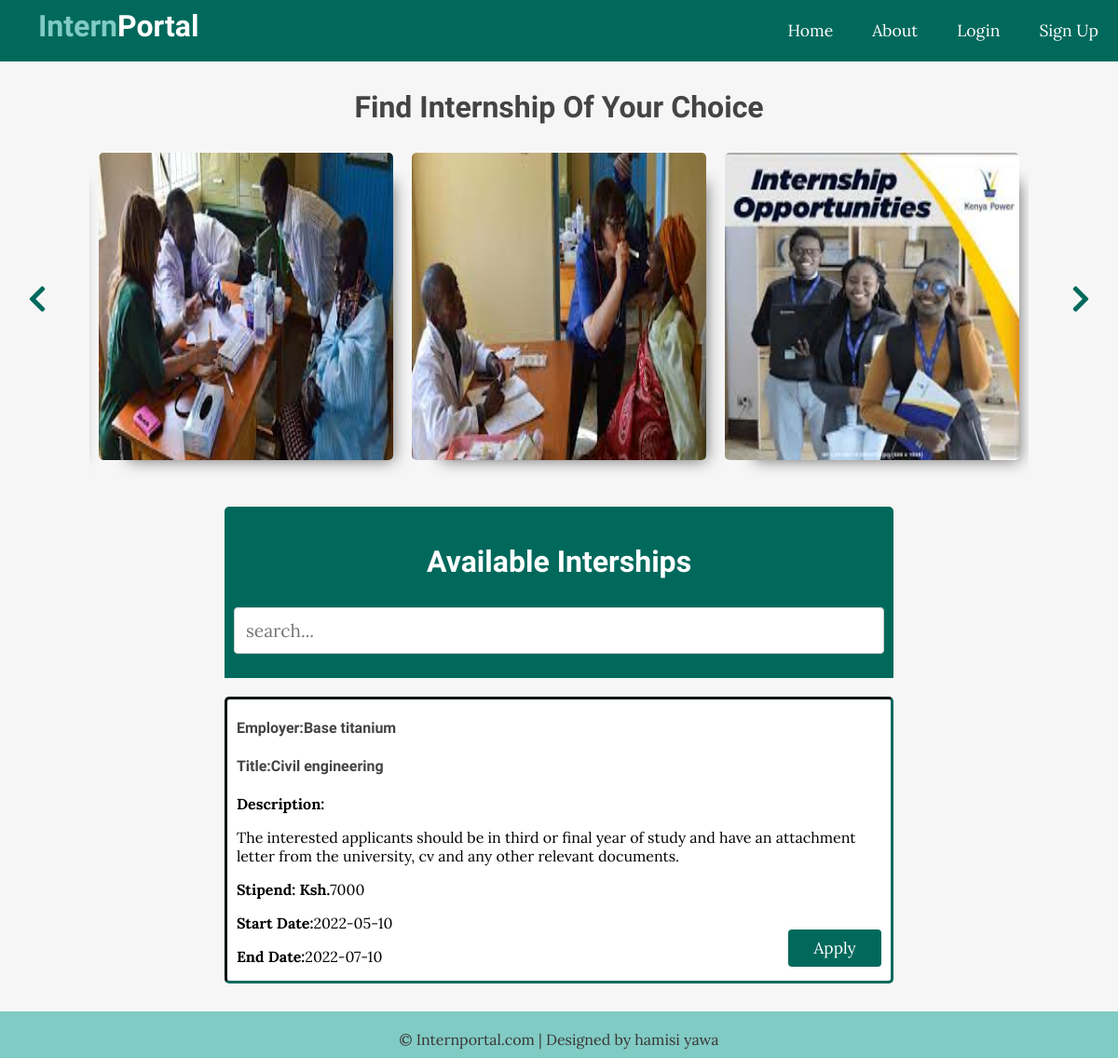
The page / on the database its author committed.
### tables this page shows
CREATE TABLE `posts` (
  `id` int(11) NOT NULL,
  `employer` varchar(100) NOT NULL,
  `title` varchar(100) NOT NULL,
  `description` varchar(250) NOT NULL,
  `stipend` int(50) NOT NULL,
  `start_date` date NOT NULL,
  `end_date` date NOT NULL
);

### app/database/db.php (called while the page is built, shortened)
<?php
require('connect.php');
function executeQuery($sql, $data){
    global $conn;
    $stmt = $conn->prepare($sql);
    $values = array_values($data);
    $types = str_repeat('s', count($values));
    $stmt->bind_param($types, ...$values);
    $stmt ->execute();
    return $stmt;
}
function selectAll($table, $conditions = []){
    global $conn;
    $sql = "select * from $table";
    if(empty($conditions)){
        $stmt = $conn->prepare($sql);
        $stmt ->execute();
        $records = $stmt->get_result()->fetch_all(MYSQLI_ASSOC);
        return $records;
    }else{
       $i = 0;
       foreach($conditions as $key => $value){
           if($i === 0){
            $sql = $sql . " where $key=?";
           }else{
               $sql = $sql . " and $key=?";
            }
          $i++;
       }
       $stmt = executeQuery($sql, $conditions);
       $records = $stmt->get_result()->fetch_all(MYSQLI_ASSOC);
       return $records;
    }
}

### index.php (the view, shortened to what this page needs)
<?php
$posts = array();
$postsTitle = 'Available Interships';
if(isset($_POST['search-term'])){
   $postsTitle = "You searched for '" . $_POST['search-term'] ."'";
   $posts = searchPosts($_POST['search-term']);
}else{
   $posts = selectAll('posts', ['end_date' > 'start_date']);
}
?>
<!DOCTYPE html>
<html lang="en">
<head>
    <link rel="stylesheet" href="https://pro.fontawesome.com/releases/v5.10.0/css/all.css"/>
    <link rel="stylesheet" href="assets/css/style.css">
</head>
<body>
    <?php include(ROOT_PATH. "/app/includes/header.php"); ?>
    <div class="page-wrapper">
      <div class="post-slider clearfix">
         <h1 class="slider-title">Find Internship Of Your Choice</h1>
          <i class="fas fa-chevron-left prev"></i>
          <i class="fas fa-chevron-right next"></i>
           <div class="post-wrapper">
              <div class="post">
                 <img src="assets/images/image1.jpg" alt="" class="slider-image">
              </div>
              <div class="post">
                 <img src="assets/images/image2.jpg" alt="" class="slider-image">
              </div>
              <div class="post">
                 <img src="assets/images/image3.jpg" alt="" class="slider-image">
              </div>
           </div>
      </div>
      <div class="content clearfix">
         <div class="main-content">
            <div class="search">
              <h1 class="recent-internships"><?php echo $postsTitle; ?></h1>
               <form action="index.php" method="post">
                  <input type="text" name="search-term" class="text-input" placeholder="search...">
               </form>
            </div>
            <?php foreach($posts as $post){ ?>
               <div class="post clearfix">
                   <h4><strong>Employer:</strong><?php echo $post['employer']; ?></h4>
                   <h4><strong>Title:</strong><?php echo $post['title']; ?></h4>
                   <p><strong>Description:</strong><?php echo html_entity_decode($post['description']); ?></p>
                   <p><strong>Stipend: Ksh.</strong><?php echo $post['stipend']; ?></p>
                   <p><strong>Start Date:</strong><?php echo $post['start_date']; ?></p>
                   <p><strong>End Date:</strong><?php echo $post['end_date']; ?></p>
                   <a href="<?php echo BASE_URL. "/application.php" ?>" class="btn apply">Apply</a>
              </div>
            <?php } ?>
         </div>
      </div>
   </div>
    <?php include(ROOT_PATH. "/app/includes/footer.php"); ?>
</body>
</html>

### app/includes/header.php (shortened to what this page needs)
<header>
       <div class="logo">
         <h1 class="logo-text"><span>Intern</span>Portal</h1>
       </div>
       <ul class="nav">
           <li><a href="<?php echo BASE_URL. "/index.php" ?>">Home</a></li>
           <li><a href="<?php echo BASE_URL. "/about.php" ?>">About</a></li>
           <?php if(isset($_SESSION['id'])) { ?>
            <li>
              <a href="#">
                  <i class="fa fa-user"></i>
                     <?php echo $_SESSION['username']; ?>
                  <i class="fa fa-chevron-down" style="font-size: .8em;"></i>
               </a>
               <ul>
                  <?php if($_SESSION['admin']) { ?>
                     <li><a href="<?php echo BASE_URL . "/admin/dashboard.php" ?>">Dashboard</a></li>
                  <?php } ?>
                  <li><a href="<?php echo BASE_URL . "/logout.php" ?>" class="logout">Logout</a></li>
               </ul>
            </li>
            <?php } else { ?>
              <li><a href="<?php echo BASE_URL . "/login.php" ?>">Login</a></li>
              <li><a href="<?php echo BASE_URL . "/register.php" ?>">Sign Up</a></li>
            <?php } ?>
       </ul>
    </header>

### app/includes/footer.php
<div class="footer">
      <div class="footer-bottom">
         &copy; Internportal.com | Designed by hamisi yawa
      </div>
   </div>

### assets/css/style.css (style rules this page uses)
* { box-sizing: border-box; }
html,body { height: 100%; padding: 0; margin: 0; background: #f6f6f6; font-family: 'lora' , serif; }
h1, h2, h3, h4, h5, h6 { font-family: 'candal' ,serif; color: #444; }
a { text-decoration: none; color: inherit; }
.clearfix::after { content: ""; display: block; clear: both; }
.btn { padding: .5rem 1rem; background: #00695C; color: white; border: 1px solid transparent; border-radius: .25rem; font-size: 1.08em; font-family: 'lora' , serif; }
.text-input { padding: .7rem 1rem; display: block; width: 100%; border-radius: 5px; border: 1px solid lightgrey; outline: none; color: #444; line-height: 1.5rem; font-size: 1.2em; font-family: 'Lora', serif; }
header { background: #00695C; height: 66px; }
header * { color: white; }
header .logo { float: left; height: inherit; margin-left: 2em; }
header .logo-text { margin: 9px; font-family: 'candal', serif; }
header .logo-text span { color: #80cbc4; }
header ul { float: right; margin: 0; padding: 0; list-style: none; }
header ul li { float: left; position: relative; }
header ul li a { display: block; padding: 21px; font-size: 1.1em; text-decoration: none; }
.page-wrapper { min-height: 100%; }
.post-slider { position: relative; }
.post-slider .slider-title { text-align: center; margin: 30px auto; }
.post-slider .next { position: absolute; top: 50%; right: 30px; font-size: 2em; color: #00695C; cursor: pointer; }
.post-slider .prev { position: absolute; top: 50%; left: 30px; font-size: 2em; color: #00695C; cursor: pointer; }
.post-slider .post-wrapper { width: 84%; height: 350px; margin: 0px auto; overflow: hidden; }
.post-slider .post-wrapper .post { width: 300px; height: 330px; margin: 0px 10px; background: white; border-radius: 5px; display: inline-block; box-shadow: 1rem 1rem 1rem -1rem rgb(105, 104, 104); }
.post-slider .post-wrapper .post .slider-image { width: 100%; height: 330px; border-radius: 5px; }
.content { width: 90%; margin: 30px auto 30px; }
.content .main-content { width: 70%; margin: 0 auto; }
.content .main-content .recent-internships { margin: 20px; text-align: center; padding: 10px; color: white; background: #00695C; }
.content .main-content .search { width: 95%; background: #00695C; border-top-left-radius: 5px; border-top-right-radius: 5px; padding: 10px; margin: 20px auto; }
.content .main-content .post { width: 95%; margin: 20px auto; padding-left: 10px; border-color: #00695C; border-radius: 5px; border-style: inset; background: white; position: relative; }
.content .main-content .post .apply { position: absolute; bottom: 15px; right: 10px; width: 100px; text-align: center; }
input[type=text], select, textarea { width: 100%; padding: 12px; border: 1px solid #ccc; border-radius: 4px; box-sizing: border-box; margin-top: 6px; margin-bottom: 16px; resize: vertical }
.footer { position: relative; height: 50px; }
.footer .footer-bottom { background: #80cbc4; color: #3a3434; height: 50px; width: 100%; text-align: center; position: absolute; bottom: 0px; left: 0px; padding-top: 20px; }

### rows shown on the page
posts: employer "Base titanium", title "Civil engineering", description "The interested applicants should be in third or final year of study and have an attachment letter from the university, cv and any other relevant documents.", stipend "7000", start_date "2022-05-10", end_date "2022-07-10"

### other values the page prints
$postsTitle "Available Interships"
